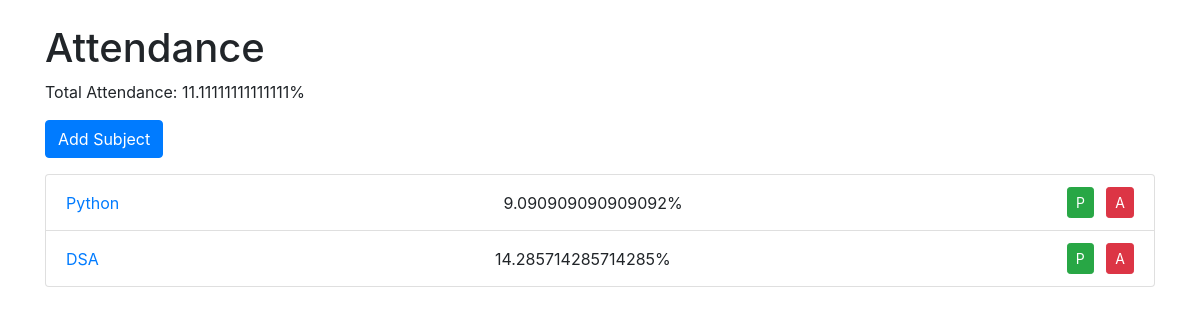
/attendance/ (signed in), run on the app's committed database.
### attendance/models.py (models this page shows, shortened)
class Subject(models.Model):
    user = models.ForeignKey(CustomUser, on_delete=models.CASCADE)
    name = models.CharField(max_length=100)
    target_attendance = models.PositiveIntegerField()
    @property
    def attendance_percentage(self):
        total_present = AttendanceRecord.objects.filter(subject=self, status='P').count()
        total_absent = AttendanceRecord.objects.filter(subject=self, status='A').count()
        total = total_present + total_absent
        return ((total_present / total) * 100) if total > 0 else 0

### attendance/views.py (the view)
# urls.py: path('', views.main_page, name='main_page'),
@login_required
def main_page(request):
    subjects = Subject.objects.filter(user=request.user)
    total_attendance = calculate_total_attendance(subjects)
    return render(request, 'attendance/main_page.html', {'subjects': subjects, 'total_attendance': total_attendance})

### attendance/views.py (called while the page is built)
def calculate_total_attendance(subjects):
    total_present = sum(AttendanceRecord.objects.filter(subject=subject, status='P').count() for subject in subjects)
    total_absent = sum(AttendanceRecord.objects.filter(subject=subject, status='A').count() for subject in subjects)
    total_classes = total_present + total_absent
    return (total_present / total_classes * 100) if total_classes > 0 else 0

### attendance/templates/attendance/main_page.html (shortened to what this page needs)
<!DOCTYPE html>
<html>
<head>
    <link href="https://maxcdn.bootstrapcdn.com/bootstrap/4.5.2/css/bootstrap.min.css" rel="stylesheet">
</head>
<body>
    <div class="container">
        <h1 class="mt-4">Attendance</h1>
        <p>Total Attendance: {{ total_attendance }}%</p>
        <a class="btn btn-primary mb-3" href="{% url 'attendance:add_subject' %}">Add Subject</a>
        <ul class="list-group">
            {% for subject in subjects %}
                <li class="list-group-item d-flex justify-content-between align-items-center">
                    <a href="{% url 'attendance:subject_detail' subject.id %}">{{ subject.name }}</a>
                    <span>{{ subject.attendance_percentage }}%</span>
                    <div>
                        <a class="btn btn-success btn-sm mr-2" href="{% url 'attendance:record_attendance' subject.id 'P' %}">P</a>
                        <a class="btn btn-danger btn-sm" href="{% url 'attendance:record_attendance' subject.id 'A' %}">A</a>
                    </div>
                </li>
            {% endfor %}
        </ul>
    </div>
</body>
</html>

### data on the page
Subject: name "Python", attendance_percentage "9.090909090909092"
Subject: name "DSA", attendance_percentage "14.285714285714285"

### other printed values
{{ total_attendance }} "11.11111111111111"
